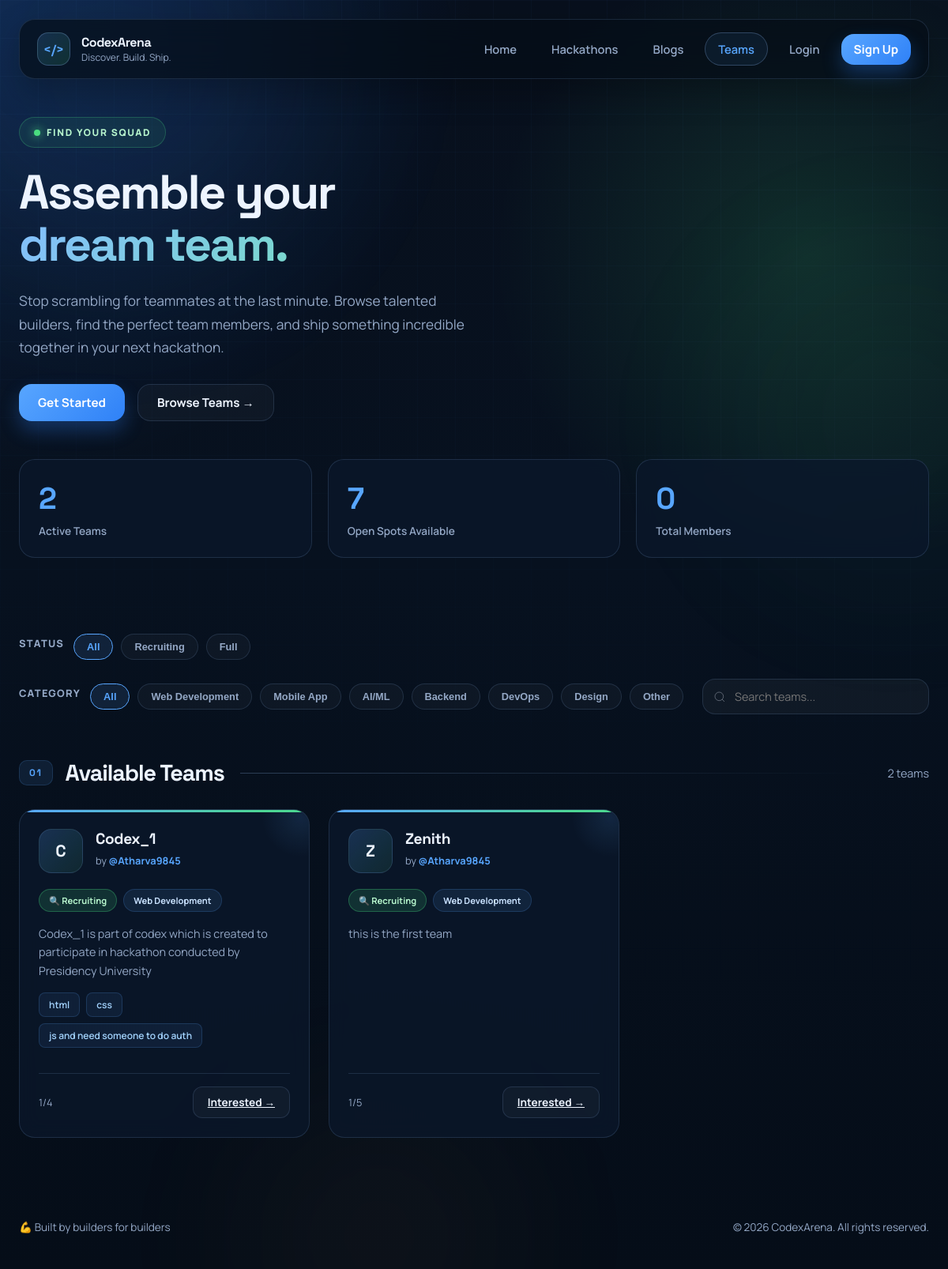
Screenshot of /teams/ with the database file from the repository.
### accounts/models.py (models this page shows, shortened)
class Team(models.Model):
    STATUS_CHOICES = [
        ("recruiting", "🔍 Recruiting"),
        ("full",       "✓ Full"),
        ("closed",     "✕ Closed"),
    ]
    CATEGORY_CHOICES = [
        ("web",      "Web Development"),
        ("mobile",   "Mobile App"),
        ("ai-ml",    "AI/ML"),
        ("backend",  "Backend"),
        ("devops",   "DevOps"),
        ("design",   "Design"),
        ("other",    "Other"),
    ]
    name             = models.CharField(max_length=200)
    description      = models.TextField()
    category         = models.CharField(max_length=30, choices=CATEGORY_CHOICES, default="other")
    status           = models.CharField(max_length=15, choices=STATUS_CHOICES, default="recruiting")
    skills_required  = models.CharField(max_length=500, blank=True, default="")  # comma-separated
    members_needed   = models.PositiveSmallIntegerField(default=2, help_text="Target team size")
    leader           = models.ForeignKey(User, on_delete=models.CASCADE, related_name="teams_led")
    members          = models.ManyToManyField(User, blank=True, related_name="teams_in", through="TeamMember")
    pending_invites  = models.ManyToManyField(User, blank=True, related_name="team_invites", through="TeamInvite")
    created_at       = models.DateTimeField(auto_now_add=True)
    updated_at       = models.DateTimeField(auto_now=True)
    class Meta:
        ordering = ["-created_at"]
    @property
    def members_count(self):
        return self.members.count() + 1  # +1 for leader
    @property
    def skills_list(self):
        return [s.strip() for s in self.skills_required.split(",") if s.strip()]

### accounts/views.py (the view)
# urls.py: path("teams/",                  views.team_recruit_view, name="teams"),
def team_recruit_view(request):
    search_query = request.GET.get("q", "").strip()
    category_filter = request.GET.get("category", "all").strip()
    status_filter = request.GET.get("status", "recruiting").strip()
    teams = Team.objects.select_related("leader", "leader__profile").prefetch_related("members")
    if search_query:
        teams = teams.filter(name__icontains=search_query) | teams.filter(description__icontains=search_query)
    if category_filter and category_filter != "all":
        teams = teams.filter(category=category_filter)
    if status_filter and status_filter != "all":
        teams = teams.filter(status=status_filter)
    teams = teams.order_by("-created_at")
    user_teams = []
    pending_invites = []
    if request.user.is_authenticated:
        user_teams = Team.objects.filter(leader=request.user) | Team.objects.filter(members=request.user)
        user_teams = user_teams.distinct()
        pending_invites = TeamInvite.objects.filter(user=request.user, status="pending").select_related("team", "team__leader")
    ctx = {
        "teams":             teams,
        "search_query":      search_query,
        "category_filter":   category_filter,
        "status_filter":     status_filter,
        "user_teams":        user_teams,
        "pending_invites":   pending_invites,
        "category_choices":  Team.CATEGORY_CHOICES,
    }
    return render(request, "Team_recruit.html", ctx)

### templates/Team_recruit.html (shortened to what this page needs)
{% load static %}<!DOCTYPE html>
<html lang="en">
<head>
</head>
<body>
<div class="glow glow-1"></div>
<div class="glow glow-2"></div>
<div class="glow glow-3"></div>
<div class="page-shell">
  <header>
    <a href="/" class="brand">
      <span class="brand-mark">&lt;/&gt;</span>
      <span class="brand-copy">
        <strong>CodexArena</strong>
        <span>Discover. Build. Ship.</span>
      </span>
    </a>
    <nav>
      <a href="/">Home</a>
      <a href="/hackathons/">Hackathons</a>
      <a href="/blogs/">Blogs</a>
      <a href="/teams/" class="active">Teams</a>
      {% if user.is_authenticated %}
        <a href="/profile/{{ user.username }}/">{{ user.username }}</a>
        <form method="POST" action="/logout/" style="display:inline;">
          {% csrf_token %}
          <button type="submit">Logout</button>
        </form>
      {% else %}
        <a href="/login/">Login</a>
        <a href="/signup/" class="btn btn-primary" style="padding: 9px 16px;">Sign Up</a>
      {% endif %}
    </nav>
  </header>
  <section class="hero">
    <div class="hero-content">
      <div class="hero-tag">Find your squad</div>
      <h1>Assemble your <span>dream team.</span></h1>
      <p class="hero-desc">Stop scrambling for teammates at the last minute. Browse talented builders, find the perfect team members, and ship something incredible together in your next hackathon.</p>
      <div class="hero-actions">
        {% if user.is_authenticated %}
          <button class="btn btn-primary" onclick="document.getElementById('formSection').scrollIntoView({behavior:'smooth'});">
            ➕ Create Team
          </button>
        {% else %}
          <a href="/signup/?next=/teams/" class="btn btn-primary">Get Started</a>
        {% endif %}
        <button class="btn btn-secondary" onclick="document.getElementById('teamsSection').scrollIntoView({behavior:'smooth'});">
          Browse Teams →
        </button>
      </div>
    </div>
    <div class="stats">
      <div class="stat-card">
        <div class="stat-value" id="stat-teams">{{ teams.count }}</div>
        <div class="stat-label">Active Teams</div>
      </div>
      <div class="stat-card">
        <div class="stat-value" id="stat-slots">0</div>
        <div class="stat-label">Open Spots Available</div>
      </div>
      <div class="stat-card">
        <div class="stat-value" id="stat-members">0</div>
        <div class="stat-label">Total Members</div>
      </div>
    </div>
  </section>
  <section id="teamsSection">
    <div class="controls">
      <div class="filter-group">
        <span class="filter-label">Status</span>
        <div class="filter-pills" id="statusFilter">
          <button class="pill active" data-filter="">All</button>
          <button class="pill" data-filter="recruiting">Recruiting</button>
          <button class="pill" data-filter="full">Full</button>
        </div>
      </div>
      <div class="filter-group">
        <span class="filter-label">Category</span>
        <div class="filter-pills" id="categoryFilter">
          <button class="pill active" data-filter="">All</button>
          {% for value, label in category_choices %}
          <button class="pill" data-filter="{{ value }}">{{ label }}</button>
          {% endfor %}
        </div>
      </div>
      <div class="search-wrapper">
        <svg class="search-icon" viewBox="0 0 24 24" fill="none" stroke="currentColor"><circle cx="11" cy="11" r="8"/><line x1="21" y1="21" x2="16.65" y2="16.65"/></svg>
        <input type="text" id="searchInput" placeholder="Search teams...">
      </div>
    </div>
    <div class="section-header">
      <h2 class="section-title">
        <span class="section-number">01</span> Available Teams
      </h2>
      <span class="section-line"></span>
      <span class="result-count" id="resultCount">{{ teams|length }} team{{ teams|pluralize }}</span>
    </div>
    <div class="team-grid" id="teamGrid">
      {% if teams %}
        {% for team in teams %}
        <div class="team-card" data-status="{{ team.status }}" data-category="{{ team.category }}" data-team-id="{{ team.id }}">
          <div class="team-header">
            <div class="team-avatar" style="background: linear-gradient(135deg, rgba(88,166,255,0.2), rgba(74,222,128,0.1));">
              {{ team.name|first }}
            </div>
            <div class="team-meta">
              <h3>{{ team.name }}</h3>
              <p class="team-lead">by <strong>@{{ team.leader.username }}</strong></p>
            </div>
          </div>
          <div class="team-badges">
            <span class="badge badge-{{ team.status }}">{{ team.get_status_display }}</span>
            <span class="badge badge-category">{{ team.get_category_display }}</span>
          </div>
          <p class="team-desc">{{ team.description|truncatewords:20 }}</p>
          {% if team.skills_list %}
          <div class="team-roles">
            {% for skill in team.skills_list|slice:":3" %}
            <span class="role-tag">{{ skill }}</span>
            {% endfor %}
          </div>
          {% endif %}
          <div class="team-footer">
            <div class="team-members">
              <span class="member-count">{{ team.members_count }}/{{ team.members_needed }}</span>
            </div>
            {% if user.is_authenticated %}
              {% if user != team.leader and user not in team.members.all %}
              <button class="join-btn" onclick="joinTeam({{ team.id }})">Interested →</button>
              {% elif user == team.leader %}
              <span style="font-size: 0.85rem; color: var(--accent);">You lead this</span>
              {% else %}
              <span style="font-size: 0.85rem; color: #b8f7ce;">✓ Member</span>
              {% endif %}
            {% else %}
            <a href="/login/?next=/teams/" class="join-btn">Interested →</a>
            {% endif %}
          </div>
        </div>
        {% endfor %}
      {% else %}
      <div class="empty-state" style="grid-column: 1/-1;">
        <div class="empty-icon">👥</div>
        <h3 style="color: var(--text); margin-bottom: 10px;">No teams yet</h3>
        <p>Be the first to create a team! Start a new one and find amazing teammates.</p>
      </div>
      {% endif %}
    </div>
  </section>
  <footer>
    <span>💪 Built by builders for builders</span>
    <span>© 2026 CodexArena. All rights reserved.</span>
  </footer>
</div>
</body>
</html>

### rows the page displays
Team: name|first "C", name "Codex_1", leader.username "Atharva9845", status "🔍 Recruiting", category "Web Development", description "Codex_1 is part of codex which is created to participate in hackathon conducted by Presidency University", skills_list "html" "css" "js and need someone to do auth", members_count "1", members_needed "4"
Team: name|first "Z", name "Zenith", leader.username "Atharva9845", status "🔍 Recruiting", category "Web Development", description "this is the first team", members_count "1", members_needed "5"

### other values shown
{{ teams.count }} "2"
{{ label }} "Web Development" "Mobile App" "AI/ML" "Backend" "DevOps" "Design" "Other"
{{ teams|length }} "2"
